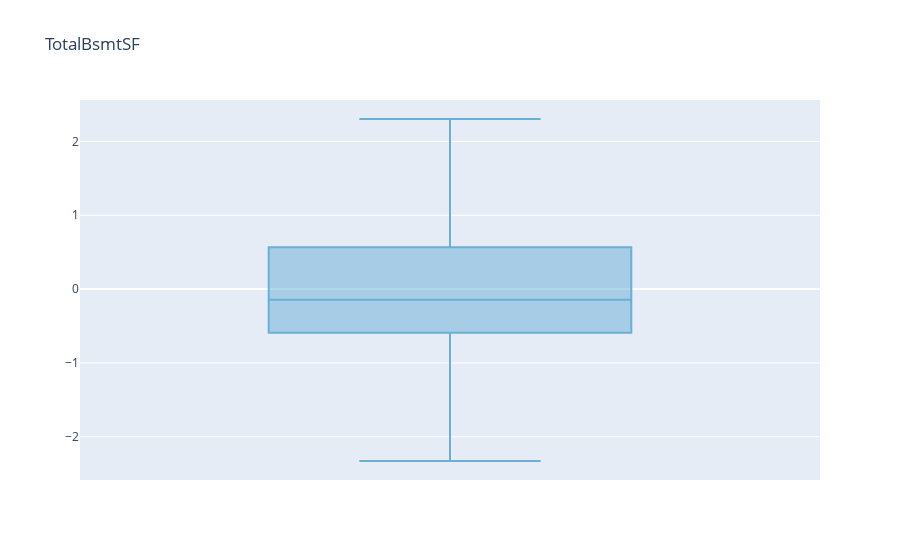
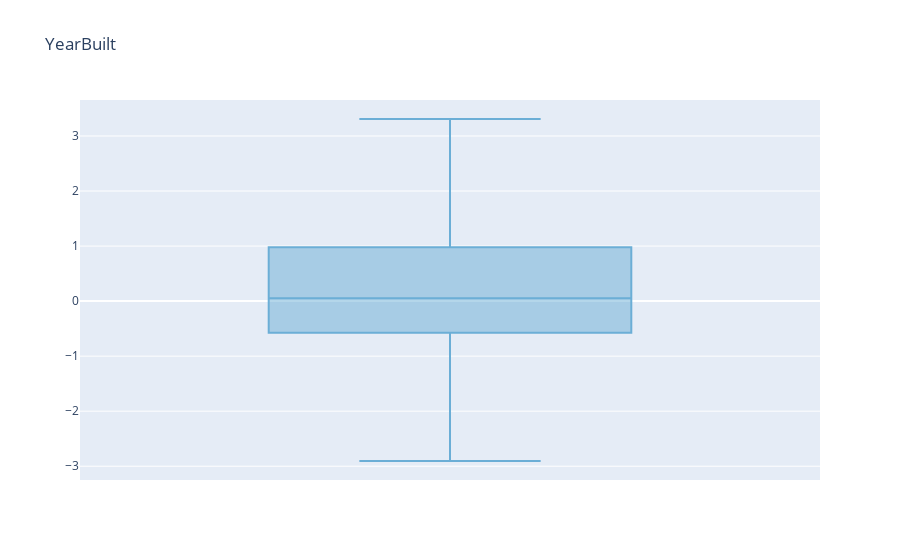
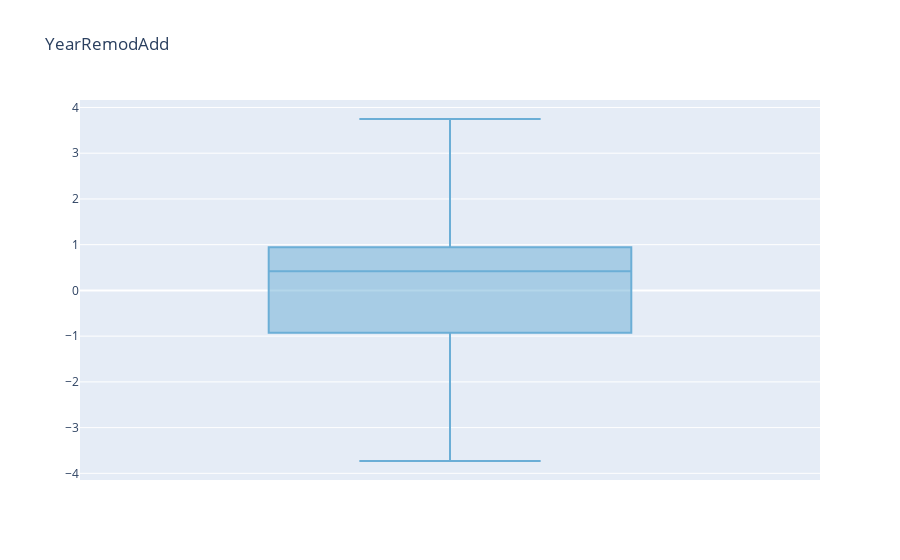
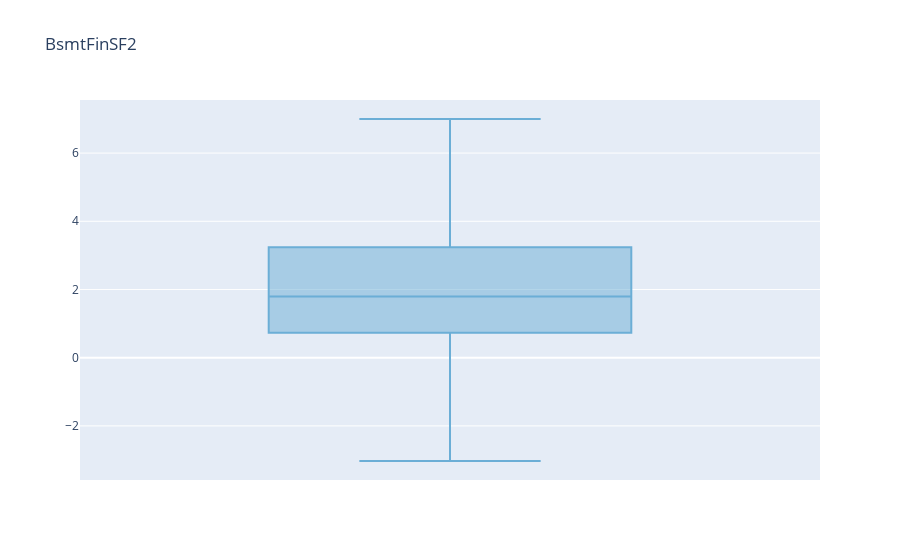

Notebook code for these charts, in order:
### Code cell
for col in columns_to_normalize.difference(
    ["SalePrice", "BsmtFinSF2", "LotArea",
        "MSSubClass", "OverallCond", "TotalBsmtFT"]
):
    remove_outliers(df[col], alpha=1.5)

# Remove the outliers for "BsmtFinSF2" where the values is not 0
remove_outliers(
    df["BsmtFinSF2"][df["BsmtFinSF2"] != df["BsmtFinSF2"].median()], alpha=1.5
)

### Figure 1 — Plotly figure (JSON) as saved in the notebook; plotly's stock layout.template omitted (floating-point values rounded to 4 significant figures; data arrays with more than 128 entries replaced by an {"elided": "..."} marker saying what was removed)
{"data": [{"boxpoints": "outliers", "hoverinfo": "y", "line": {"color": "rgb(107,174,214)"}, "lowerfence": [-2.328], "marker": {"color": "indianred", "outliercolor": "indianred"}, "median": [-0.1429], "name": "TotalBsmtSF", "q1": [-0.591], "q3": [0.5669], "type": "box", "upperfence": [2.304], "y": {"elided": "1x2794 float values"}}], "layout": {"title": {"text": "TotalBsmtSF"}, "xaxis": {"showticklabels": false}}}

### Figure 2 — Plotly figure (JSON) as saved in the notebook; plotly's stock layout.template omitted (floating-point values rounded to 4 significant figures; data arrays with more than 128 entries replaced by an {"elided": "..."} marker saying what was removed)
{"data": [{"boxpoints": "outliers", "hoverinfo": "y", "line": {"color": "rgb(107,174,214)"}, "lowerfence": [-2.905], "marker": {"color": "indianred", "outliercolor": "indianred"}, "median": [0.05317], "name": "YearBuilt", "q1": [-0.5749], "q3": [0.9787], "type": "box", "upperfence": [3.309], "y": {"elided": "1x2904 float values"}}], "layout": {"title": {"text": "YearBuilt"}, "xaxis": {"showticklabels": false}}}

### Figure 3 — Plotly figure (JSON) as saved in the notebook; plotly's stock layout.template omitted (floating-point values rounded to 4 significant figures; data arrays with more than 128 entries replaced by an {"elided": "..."} marker saying what was removed)
{"data": [{"boxpoints": "outliers", "hoverinfo": "y", "line": {"color": "rgb(107,174,214)"}, "lowerfence": [-3.73], "marker": {"color": "indianred", "outliercolor": "indianred"}, "median": [0.4163], "name": "YearRemodAdd", "q1": [-0.9258], "q3": [0.9436], "type": "box", "upperfence": [3.748], "y": {"elided": "1x2913 float values"}}], "layout": {"title": {"text": "YearRemodAdd"}, "xaxis": {"showticklabels": false}}}

### Figure 4 — Plotly figure (JSON) as saved in the notebook; plotly's stock layout.template omitted (floating-point values rounded to 4 significant figures; data arrays with more than 128 entries replaced by an {"elided": "..."} marker saying what was removed)
{"data": [{"boxpoints": "outliers", "hoverinfo": "y", "line": {"color": "rgb(107,174,214)"}, "lowerfence": [-3.029], "marker": {"color": "indianred", "outliercolor": "indianred"}, "median": [1.797], "name": "BsmtFinSF2", "q1": [0.7314], "q3": [3.239], "type": "box", "upperfence": [7.0], "y": {"elided": "1x344 float values"}}], "layout": {"title": {"text": "BsmtFinSF2"}, "xaxis": {"showticklabels": false}}}
